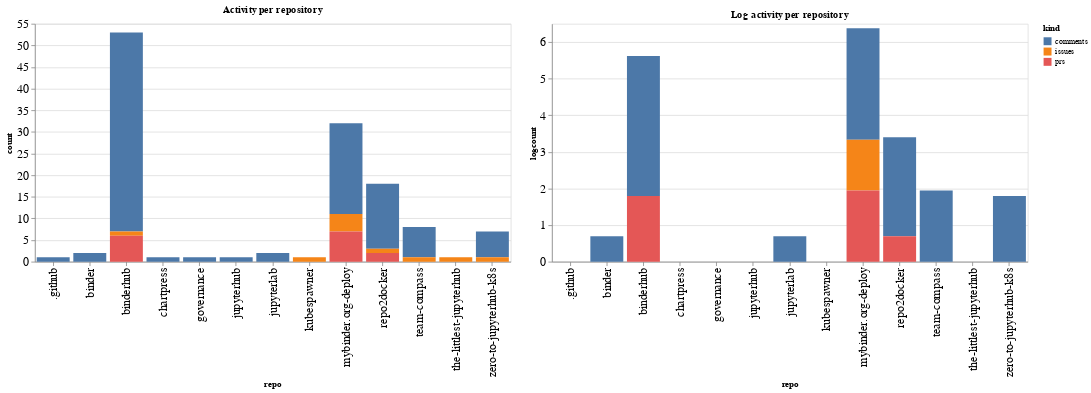

Notebook code cell kept with this figure:
### Code cell
ch1 = alt.Chart(repo_summaries, width=600, title="Activity per repository").mark_bar().encode(
    x='repo',
    y='count',
    color='kind',
    tooltip="kind"
)

ch2 = alt.Chart(repo_summaries, width=600, title="Log activity per repository").mark_bar().encode(
    x='repo',
    y='logcount',
    color='kind',
    tooltip="kind"
)

ch1 | ch2

### Figure 1 — Vega-Lite specification as saved in the notebook (floating-point values rounded to 4 significant figures)
{"config": {"axisLeft": {"labelFontSize": 15}, "axisBottom": {"labelFontSize": 15}}, "hconcat": [{"mark": "bar", "encoding": {"color": {"type": "nominal", "field": "kind"}, "tooltip": {"type": "nominal", "field": "kind"}, "x": {"type": "nominal", "field": "repo"}, "y": {"type": "quantitative", "field": "count"}}, "title": "Activity per repository", "width": 600}, {"mark": "bar", "encoding": {"color": {"type": "nominal", "field": "kind"}, "tooltip": {"type": "nominal", "field": "kind"}, "x": {"type": "nominal", "field": "repo"}, "y": {"type": "quantitative", "field": "logcount"}}, "title": "Log activity per repository", "width": 600}], "data": {"name": "data-82747358c66d08cd5dc6c9f144ff928f"}, "$schema": "https://vega.github.io/schema/vega-lite/v4.8.1.json", "datasets": {"data-82747358c66d08cd5dc6c9f144ff928f": [{"repo": ".github", "kind": "comments", "count": 1, "logcount": 0.0}, {"repo": "binder", "kind": "comments", "count": 2, "logcount": 0.6931}, {"repo": "binderhub", "kind": "comments", "count": 46, "logcount": 3.829}, {"repo": "binderhub", "kind": "issues", "count": 1, "logcount": 0.0}, {"repo": "binderhub", "kind": "prs", "count": 6, "logcount": 1.792}, {"repo": "chartpress", "kind": "comments", "count": 1, "logcount": 0.0}, {"repo": "governance", "kind": "comments", "count": 1, "logcount": 0.0}, {"repo": "jupyterhub", "kind": "comments", "count": 1, "logcount": 0.0}, {"repo": "jupyterlab", "kind": "comments", "count": 2, "logcount": 0.6931}, {"repo": "kubespawner", "kind": "issues", "count": 1, "logcount": 0.0}, {"repo": "mybinder.org-deploy", "kind": "comments", "count": 21, "logcount": 3.045}, {"repo": "mybinder.org-deploy", "kind": "issues", "count": 4, "logcount": 1.386}, {"repo": "mybinder.org-deploy", "kind": "prs", "count": 7, "logcount": 1.946}, {"repo": "repo2docker", "kind": "comments", "count": 15, "logcount": 2.708}, {"repo": "repo2docker", "kind": "issues", "count": 1, "logcount": 0.0}, {"repo": "repo2docker", "kind": "prs", "count": 2, "logcount": 0.6931}, {"repo": "team-compass", "kind": "comments", "count": 7, "logcount": 1.946}, {"repo": "team-compass", "kind": "issues", "count": 1, "logcount": 0.0}, {"repo": "the-littlest-jupyterhub", "kind": "issues", "count": 1, "logcount": 0.0}, {"repo": "zero-to-jupyterhub-k8s", "kind": "comments", "count": 6, "logcount": 1.792}, {"repo": "zero-to-jupyterhub-k8s", "kind": "issues", "count": 1, "logcount": 0.0}]}}
